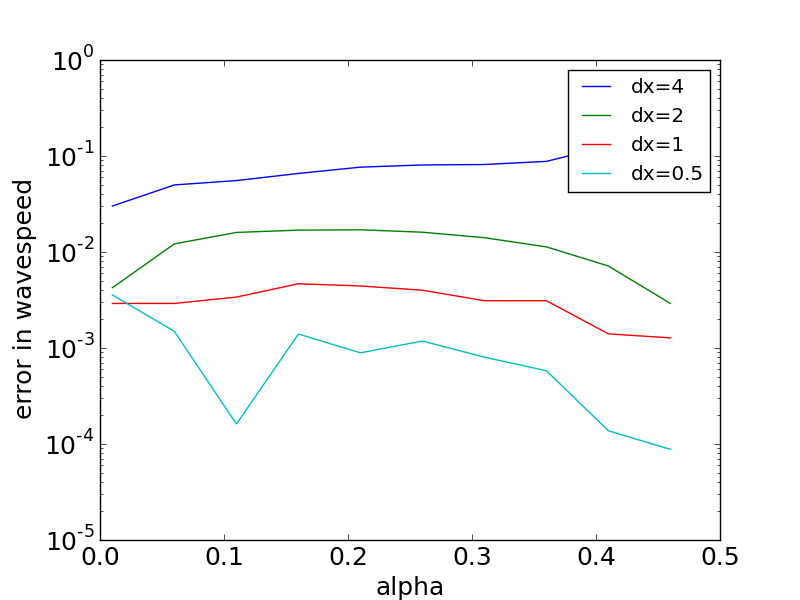

Write Python code to recreate this figure.
from neuron import h, rxd
import numpy
import os
import sys

h.load_file('stdrun.hoc')

rxd.options.use_reaction_contribution_to_jacobian = False
sqrt2 = numpy.sqrt(2)

# record times (must be integers)
t_lo = 200
t_hi = 600

length = 1000

nsegs = [250, 500, 1000, 2000]
alphas = list(numpy.arange(0.01, 0.5, 0.05))

all_errors = []
for nseg in nsegs:
    errors = []
    for alpha in alphas:
        print 'with alpha = %g' % alpha
        if not os.fork():
            # define the geometry
            dend = h.Section()
            dend.L = length
            dend.nseg = nseg

            # define the reaction-diffusion
            all_secs = rxd.Region(h.allsec(), nrn_region='i')
            c = rxd.Species(all_secs, d=1, name='c')
            reaction = rxd.Rate(c, (0 - c) * (alpha - c) * (1 - c))

            # initialize
            h.finitialize()
            for seg in c.nodes:
                seg.concentration = 1 if seg.x < 0.2 else 0

            h.CVode().active(1)
            h.CVode().atol(1e-13)

            positions = {}

            def record_position():
                positions[int(h.t)] = waveposition()

            def waveposition():
                x = numpy.linspace(0, dend.L, dend.nseg + 1)
                x = x[:-1] + dend.L / (2. * dend.nseg)
                y = c.states
                for i, value in enumerate(y):
                    if value < 0.3:
                        break
                else:
                    raise Exception('entire domain above threshold')
                
                print 'y(%g) = %g' % (x[i - 1], y[i - 1])
                print 'y(%g) = %g' % (x[i], y[i])
                # y - y1 = m * (x - x1), so x = (y - y1) / m + x1
                x1, x2 = x[i - 1 : i + 1]
                y1, y2 = y[i - 1 : i + 1]
                m = (y2 - y1) / (x2 - x1)
                x = (alpha - y1) / m + x1
                print 'y(%g) = %g (estimated)' % (x, alpha)
                return x
                

            for time in [t_lo, t_hi]:
                h.CVode().event(time, record_position)

            h.continuerun(t_hi + 1)

            print 'distance traveled: %g' % (positions[t_hi] - positions[t_lo])
            speed = (positions[t_hi] - positions[t_lo]) / (t_hi - t_lo)
            analytic_speed = sqrt2 * (0.5 - alpha)
            print 'speed = %g' % speed
            print 'analytic speed: %g' %  analytic_speed
            print 'speed error: %g' % (speed - analytic_speed)
            with open('data.txt', 'w') as f:
                f.write('%g' % (speed - analytic_speed))
            sys.exit()
        # wait for the forked process to complete
        os.wait()
        
        # get the value
        with open('data.txt') as f:
            speed_error = float(f.read())
        errors.append(speed_error)
        print 'back in parent: speed error: %g' % speed_error

    print alphas
    print errors
    all_errors.append(errors)


from matplotlib import pyplot
for errors, nseg in zip(all_errors, nsegs):
    pyplot.semilogy(alphas, numpy.abs(errors), label='dx=%g' % (float(length) / nseg))
pyplot.xlabel('alpha', fontsize=18)
pyplot.ylabel('error in wavespeed', fontsize=18)
pyplot.legend()
pyplot.setp(pyplot.gca().get_xticklabels(), fontsize=18)
pyplot.setp(pyplot.gca().get_yticklabels(), fontsize=18)
pyplot.show()
